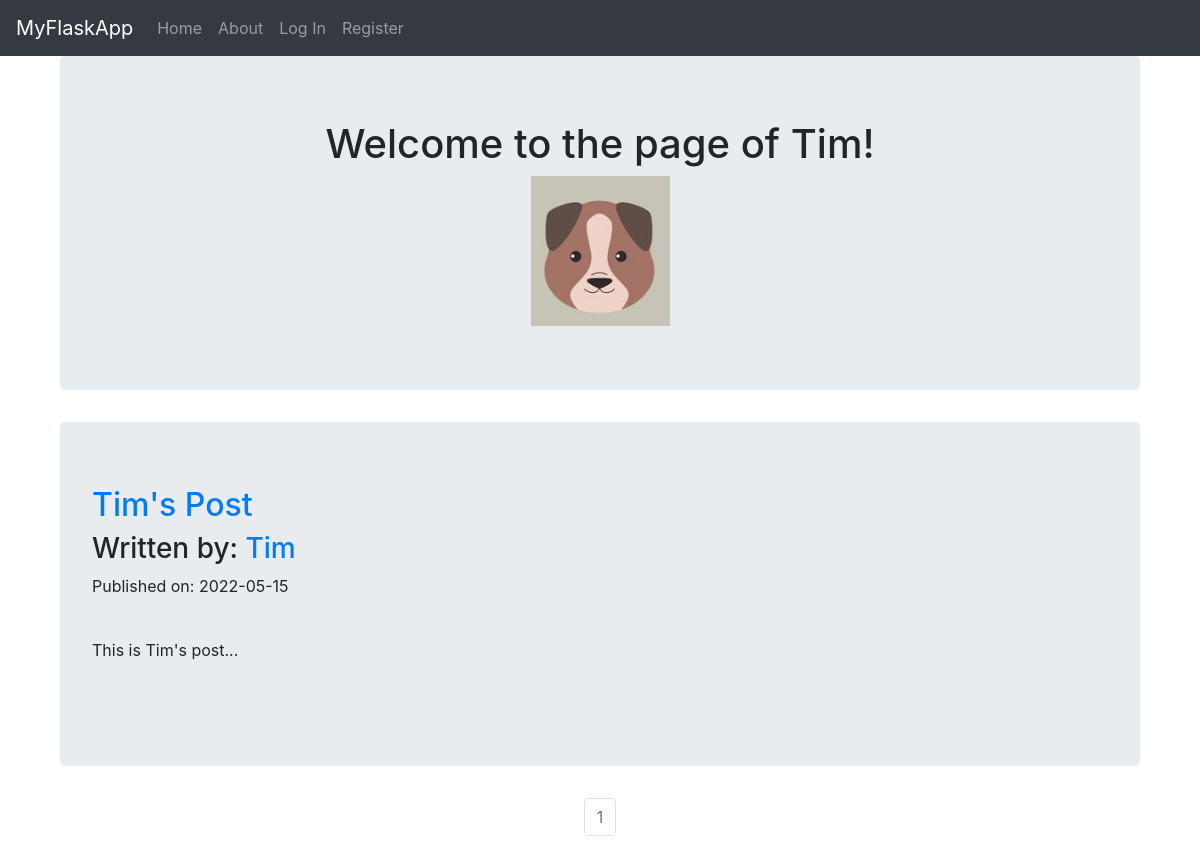
Page /Tim on the committed database.
### BlogProject/models.py (models this page shows, shortened)
class User(db.Model, UserMixin):
    __tablename__ = 'users'
    id = db.Column(db.Integer, primary_key = True)
    profile_image = db.Column(db.String(20), nullable=False, default='default_profile.png')
    email = db.Column(db.String(64), unique=True, index=True)
    username = db.Column(db.String(64), unique=True, index=True)
    password_hash = db.Column(db.String(128))
    posts = db.relationship('BlogPost', backref='author', lazy=True)

class BlogPost(db.Model):
    users = db.relationship(User)
    id = db.Column(db.Integer, primary_key=True)
    user_id = db.Column(db.Integer, db.ForeignKey('users.id'), nullable=False)
    date = db.Column(db.DateTime, nullable=False, default=datetime.utcnow)
    title = db.Column(db.String(140), nullable=False)
    text = db.Column(db.Text, nullable=False)

### BlogProject/users/views.py (the view)
@users.route('/<username>')
def user_posts(username):
    page = request.args.get('page',1,type=int)
    user = User.query.filter_by(username=username).first_or_404()
    blog_posts = BlogPost.query.filter_by(author = user).order_by(BlogPost.date.desc()).paginate(page=page,per_page=3)
    return render_template('user_blog_posts.html', blog_posts=blog_posts, user=user)

### BlogProject/templates/user_blog_posts.html
{% extends "base.html" %}
{% block content %}
<div class="container" >
    <div class="jumbotron">
        <div align="center">
            <h1 >Welcome to the page of {{user.username}}!</h1>
            <img src="{{url_for('static', filename = 'profile_pics/' + user.profile_image)}}" alt="">
        </div>
    </div>
    <div class="jumbotron">
{% for post in blog_posts.items %}
<h2 ><a  href="{{url_for('blog_posts.blog_post',blog_post_id=post.id)}}">{{post.title}}</a> </h2>
<h3 >Written by:  <a href="{{url_for('users.user_posts',username = post.author.username)}}">{{post.author.username}}</a></h3>
<p >Published on: {{post.date.strftime("%Y-%m-%d")}}</p>
<br>
<p >{{post.text}}</p>
<br>
{% endfor %}
</div>
</div>
<nav aria-label="Page navigation example">
    <ul class="pagination justify-content-center">
        {% for page_num in blog_posts.iter_pages(left_edge = 1, right_edge=1,left_current=1,right_current=2) %}
        {% if blog_posts.page == page_num %}
        <li class = 'page-item disabled'>
            <a class = 'page-link' href="{{url_for('users.user_posts',username = user.username, page=page_num)}}">{{page_num}}</a>
        </li>
        {% else %}
        <li class = 'page-item'>
            <a class = 'page-link' href="{{url_for('users.user_posts',username = user.username, page=page_num)}}">{{page_num}}</a>
        </li>
        {% endif %}
        {% endfor %}
    </ul>
  </nav>
{% endblock %}

### rows in the picture
User: username "Tim", profile_image (placeholder picture)
BlogPost: title "Tim's Post", author.username "Tim", date "2022-05-15", text "This is Tim's post..."

### other values in the picture
{{ page_num }} "1"
